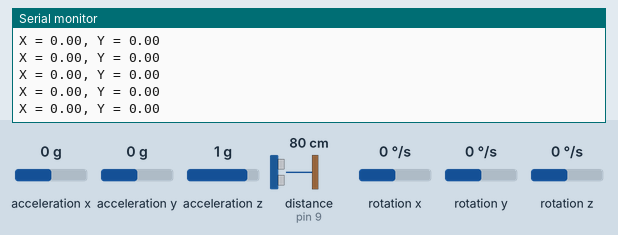
This sketch was run on a simulated Arduino Uno, built with avr-gcc and run on an emulated ATmega328P. On the bench: the last lines printed to the serial monitor. The inputs (shaded band) are chosen by the test bench; at power-on: distance to the obstacle (sensor on pin 9) 80 cm, acceleration y 0 g, acceleration x 0 g, acceleration z 1 g, rotation x 0 °/s, rotation y 0 °/s, rotation z 0 °/s. The echo pulse lasts 58.3 µs per cm; storage starts empty.

Above: at 20.6 s.
20.7 s: distance to the obstacle (sensor on pin 9) set to 2 cm
23.7 s: acceleration y set to -1.4 g
At 23.76 s:
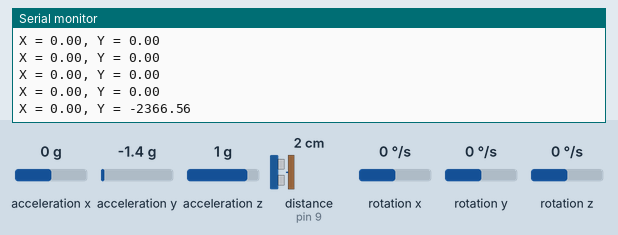
26.7 s: distance to the obstacle (sensor on pin 9) set to 18 cm
At 26.7 s:
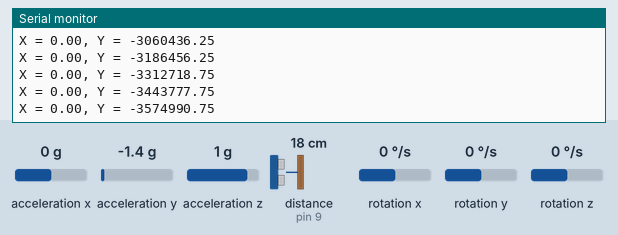
29.7 s: distance to the obstacle (sensor on pin 9) set to 60 cm
At 29.75 s:
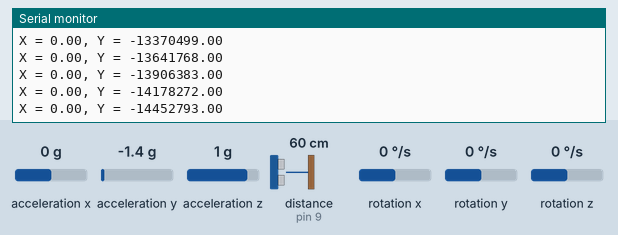
32.7 s: acceleration x set to -1.4 g
At 32.95 s:
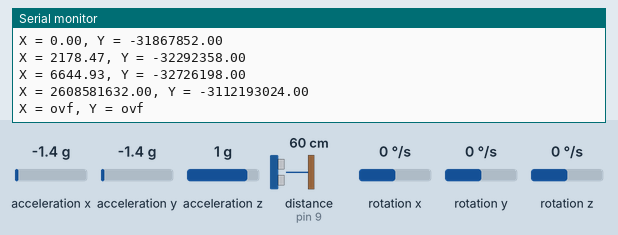
Timing chart, 0 to 35.7 s (numbered marks = the images above; inputs shaded):
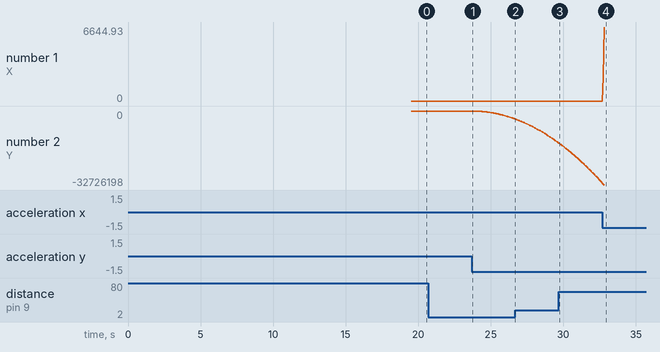

The sketch:

project.ino
```cpp
//===============================================================================================================================================================================================================
//LIBRARIES
//===============================================================================================================================================================================================================
#include <Wire.h>
//#include <I2Cdev.h>
#include <MPU6050_tockn.h>
#include <SD.h>

// INITIALIZE MPU6050
MPU6050 mpu6050(Wire);

//===============================================================================================================================================================================================================
//CONSTANTS
//===============================================================================================================================================================================================================
//PINS
const int trigger = 8;
const int echo = 9;
const int chip = 10;
float duration, distance;

//FILTERING
const int max_size = 3;

float ring_buffer_dist[max_size];
int ring_index_dist = 0;

float ring_buffer_X[max_size];
float ring_buffer_Y[max_size];
int ring_index_X = 0;
int ring_index_Y = 0;
int l = 0;

//SONAR

//ACCELEROMETER/GYRO
float accelXoffset = 0, accelYoffset = 0, accelZoffset = 0;

float rax, ray, raz; // Raw accelerations in three directions
float accelX, accelY, accelZ, theta; // position data based on the MPU6050 unit
float phi, rho; // Angles of tilt as calculated from MPU6050
double gxo, gyo; // Gyro integration offsets
float vX = 0; float vY = 0; // Velocities for intermediate integration
float offsetX = 0;
float offsetY = 0; // Offsets from starting position, as calculated from MPU6050
float r;

float x;
float y; // Outputs to .csv file

int t;
float dt = 0.02; // Delay per loop in seconds
float gscale = 250 / 32768; // Scale of gyro rotational speed
float ascale = 981; // Scale of accelerometer (convert g's to cm/s/s)

String filename; // File name on SD card
//===============================================================================================================================================================================================================
//FUNCTIONS
//===============================================================================================================================================================================================================
int running_avg(int val, float ring_buffer[], int ring_index) {
  //ring buffer
  //scale val so we don't run out of bits
  ring_buffer[ring_index] = val / max_size;

  //summing over the entire ring_buffer
  int sum = 0;
  for (int i = 0; i < max_size; i++) {
    sum = sum + ring_buffer[i];
  }

  //return running avg
  return sum;
}

float getDistance() { // Find the distance (cm) from the sonar sensor to the nearest object in range
  digitalWrite(trigger, LOW);
  delay(40); // Wait for noise to decay (based on spec sheet recommendations)
  digitalWrite(trigger, HIGH);
  delayMicroseconds(10);
  digitalWrite(trigger, LOW);
  duration = pulseIn(echo, 1);
  if(duration * 0.01715 > 400) return 400;
  else return duration * 0.01715; // Distance = speed of sound * 1/2 delta t
  // The sensor returns 1 until it hears the returning pulse.
  // The length of the high pulse is independent of the length of the pulse to the trigger pin.
}


//===============================================================================================================================================================================================================
//MAIN
//===============================================================================================================================================================================================================
void setup() {

  Wire.begin();
  pinMode(trigger, OUTPUT); // Initialize sonar sensor pins
  pinMode(echo, INPUT);

  Serial.begin(9600);
  Serial.println("Set the device on a flat surface.");
  Serial.println("Calibrating IMU...");

  // Initialize MPU6050
  mpu6050.begin();
  //Calculate accelerometer and gyro offsets.
  mpu6050.calcGyroOffsets(false);
  delay(1000);
  int16_t rx, ry, rz;

  for (int i = 0; i < 3000; i++) {
    mpu6050.update();
    gxo += mpu6050.getGyroAngleX() / 3000; // Gyro X Offset: averaged over 3000 cycles
    gyo += mpu6050.getGyroAngleY() / 3000; // Gyro Y Offset
    // Get difference between gyro-calculated angles and accel-calculated angles
    gxo -= mpu6050.getAccAngleX() / 3000;
    gyo -= mpu6050.getAccAngleY() / 3000;
    // Subtract gxo and gyo from the gyro-calculated angles to get accurate angles which don't depend on acceleration.
  }
  for (int i = 0; i < 3000; i++) {
    mpu6050.update();

    accelZoffset += mpu6050.getAccZ() *0.327;
    phi = (mpu6050.getGyroAngleY() - gyo) * 0.017453293; // phi is the angle of vertical tilt: radians
    rho = (mpu6050.getGyroAngleX() - gxo) * 0.017453293; // phi is the angle of sideways tilt: radians
    accelXoffset += (mpu6050.getAccX() - sin(phi)) / 3000; // Calculate acceleration in x (direction of sonar) - expected offset due to gravity
    accelYoffset += (mpu6050.getAccY() - sin(rho)) / 3000; // Subtract acceleration in y (side-to-side) - expected offset due to gravity
  }

  Serial.println("");
  Serial.print("Initializing SD card...");

  // see if the card is present and can be initialized:
  if (!SD.begin(chip)) {
    Serial.println("");
    Serial.println("Card failed, or not present");
    // don't run the program
    while (1);
  }
  // Create a new file and don't overwrite an old one
  int i = 1;
  filename = "output" + String(i) + ".csv";
  while (SD.exists(filename)) {
    i++;
    filename = "output" + String(i) + ".csv";
  }
  Serial.println(" Done!");
}

void loop() {

  t = millis();

  // Get a filtered distance reading from the sonar
  float dist_avg = running_avg(getDistance(), ring_buffer_dist, ring_index_dist);
  ring_index_dist = (ring_index_dist + 1) % max_size;

//  // Filter the x and y offsets
//  offsetX = running_avg(offsetX + vX * dt, ring_buffer_X, ring_index_X);
//  ring_index_X = (ring_index_X + 1) % max_size;
//  offsetY = running_avg(offsetY + vY * dt, ring_buffer_Y, ring_index_Y);
//  ring_index_Y = (ring_index_Y + 1) % max_size;

  //Serial.println(getDistance());

  // Read values from MPU-6050
  mpu6050.update(); // Library-defined function to grab values from MPU6050

  rax = mpu6050.getAccX() - accelXoffset;
  ray = mpu6050.getAccY() - accelYoffset;
  raz = -1 * (mpu6050.getAccZ() - accelZoffset); // Accelerometer z axis is upside down and we zeroed it

  phi = (mpu6050.getGyroAngleY() - gyo) * 0.017453293; // phi is the angle of vertical tilt: radians
  rho = (mpu6050.getGyroAngleX() - gxo) * 0.017453293; // phi is the angle of sideways tilt: radians
  theta = PI * mpu6050.getAngleZ() / 180;

  // Get horizontal offset
  // Add acceleration vectors (based on angles) to get true accelerations (eliminate tilt)
  accelX = ascale * ((rax * cos(phi)+raz*sin(phi)) - sin(phi)); // Calculate acceleration in x (direction of sonar)
  accelY = ascale * ((ray * cos(rho)+raz*sin(rho)) - sin(rho)); // Calculate acceleration in y (side-to-side)
  vX = vX + accelX * dt;
  vY = vY + accelY * dt; // Integrate acceleration to get velocity;
  offsetX = offsetX + vX * dt; // integrate acceleration to get position change.
  offsetY = offsetY + vY * dt;
  //offsetX = 0; offsetY = 0;
  //r = getDistance() * cos(phi) + offsetX; // Adjusted radius based on tilt; assume walls are vertical and straight.
  //r = dist_avg * cos(phi); // Adjusted radius based on tilt; assume walls are vertical and straight.
  r = dist_avg; // The sonar will return about the same distance within a +/- 15-degree angle range.
  // Thus, no need to correct for angle of tilt.
  //  Serial.print("X: "); Serial.print(rax); Serial.print(", Y: "); Serial.print(ray); Serial.print(", Z: "); Serial.println(raz);
  //  Serial.print("X = "); Serial.print(vX); Serial.print(", Y = "); Serial.println(vY);
  Serial.print("X = ");Serial.print(offsetX); Serial.print(", Y = "); Serial.println(offsetY);
  //String s = String(theta*57.295779513) + "," + String(phi*57.295779513) + "," + String(rho*57.295779513) + "\n";
  //Serial.println(s);
  x = r * cos(theta) + offsetX;
  y = r * sin(theta) + offsetY;

  if(l>max_size){ // Let the ring buffer initialize before recording any data
  File output = SD.open(filename, FILE_WRITE);
  output.print(x); output.print(","); output.println(y);
  output.close();}

  //Serial.print("X = "); Serial.print(x); Serial.print(", Y = "); Serial.println(y);
  l++; //File just got longer; increment the length counter.
  dt = 0.001*(millis() - t); // Read change in time (seconds)
}
```

Measured:
- after the input at 23.7 s, the serial monitor: prints a new line after 0.05 s (image 1)
- after the input at 32.7 s, the serial monitor: prints a new line after 0.06 s (image 4)
- plotted number 1: 0 → 6644.93 after the input at 32.7 s
- plotted number 2: 0 → -3574990.75 after the input at 23.7 s, -31867852 → -32726198 after the input at 32.7 s
